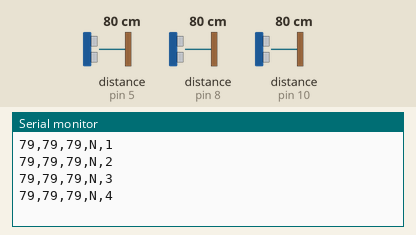
The sketch below on a simulated Arduino Uno, built with avr-gcc and run on an emulated ATmega328P. Shown: the last lines printed to the serial monitor. Wiring (inferred from the names in the program): 3 × ultrasonic range finder: trigger pin 6, echo pin 5 / trigger pin 7, echo pin 8 / trigger pin 9, echo pin 10. Inputs (shaded band) come from the test bench; at power-on: distance to the obstacle (sensors on pin 5, pin 8, pin 10) 80 cm. The echo pulse lasts 58.3 µs per cm.

Above: at 1.2 s.
1.3 s: distance to the obstacle (sensor on pin 5) set to 35 cm
At 3.26 s:
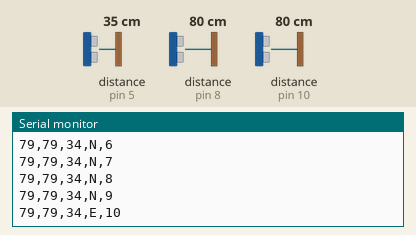
4.3 s: distance to the obstacle (sensor on pin 8) set to 2 cm
At 6.36 s:
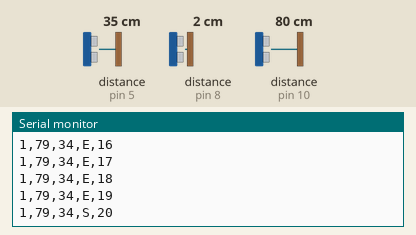
7.3 s: distance to the obstacle (sensor on pin 5) set to 250 cm
At 9.54 s:
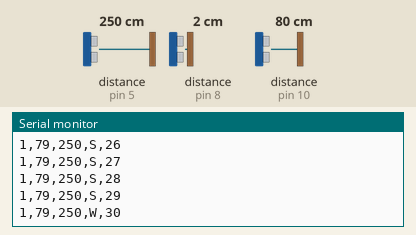
10.3 s: distance to the obstacle (sensor on pin 10) set to 2 cm
At 10.51 s:
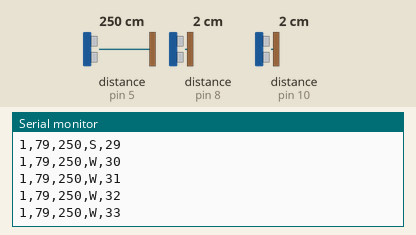
11.8 s: distance to the obstacle (sensor on pin 8) set to 4 cm
At 12.09 s:
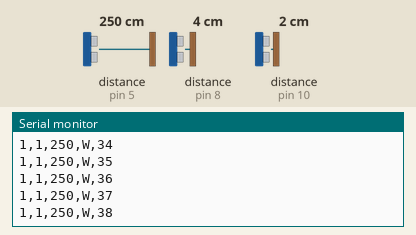
13.3 s: distance to the obstacle (sensor on pin 10) set to 4 cm
At 13.36 s:
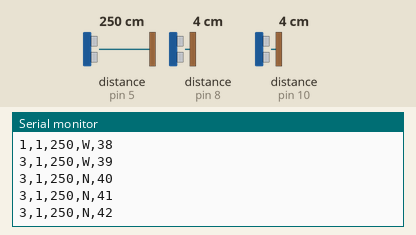
Timing chart, 0 to 15.8 s (numbered marks = the images above; inputs shaded):
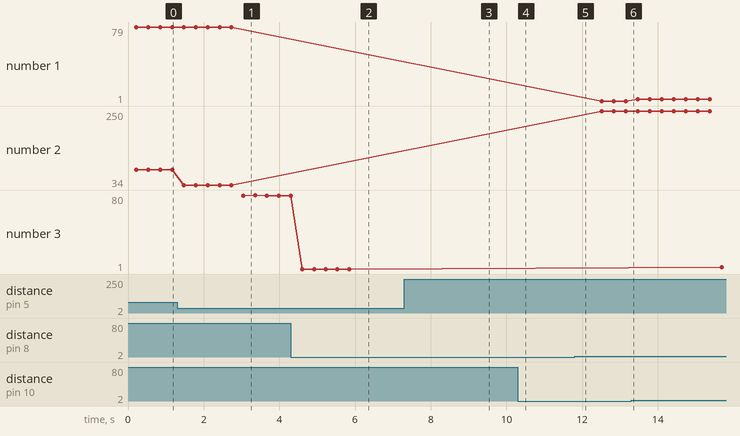

Measured:
- after the input at 1.3 s, the serial monitor: prints a new line after 0.18 s (image 1)
- after the input at 4.3 s, the serial monitor: prints a new line after 0.31 s (image 2)
- after the input at 7.3 s, the serial monitor: prints a new line after 0.10 s (image 3)
- plotted number 2: 79 → 34 after the input at 1.3 s
- plotted number 3: 79 → 1 after the input at 4.3 s

The sketch:

arduino_code.ino
```cpp
const int trigPinLeft = 7;
const int echoPinLeft = 8;
const int trigPinFront = 9;
const int echoPinFront = 10;
const int trigPinRight = 6;
const int echoPinRight = 5;

// Variables to store the current direction and movement steps
char direction = 'N'; // N = North, S = South, E = East, W = West
int step = 0;

void setup() {
  Serial.begin(9600);

  pinMode(trigPinLeft, OUTPUT);
  pinMode(echoPinLeft, INPUT);
  pinMode(trigPinFront, OUTPUT);
  pinMode(echoPinFront, INPUT);
  pinMode(trigPinRight, OUTPUT);
  pinMode(echoPinRight, INPUT);
}

long readUltrasonicDistance(int trigPin, int echoPin) {
  digitalWrite(trigPin, LOW);
  delayMicroseconds(2);
  digitalWrite(trigPin, HIGH);
  delayMicroseconds(10);
  digitalWrite(trigPin, LOW);

  long duration = pulseIn(echoPin, HIGH);
  long distance = duration / 58.2; // Convert the time into distance in cm
  return distance;
}

void loop() {
  long distanceLeft = readUltrasonicDistance(trigPinLeft, echoPinLeft);
  delay(100); // Small delay to avoid interference
  long distanceFront = readUltrasonicDistance(trigPinFront, echoPinFront);
  delay(100); // Small delay to avoid interference
  long distanceRight = readUltrasonicDistance(trigPinRight, echoPinRight);

  // Simulate movement and direction (update this part with real data from RC car controls)
  // Example of updating direction and steps
  // Here we are simulating: step increases every loop, direction changes every 10 steps
  step++;
  if (step % 10 == 0) {
    if (direction == 'N') direction = 'E';
    else if (direction == 'E') direction = 'S';
    else if (direction == 'S') direction = 'W';
    else if (direction == 'W') direction = 'N';
  }

  Serial.print(distanceLeft);
  Serial.print(",");
  Serial.print(distanceFront);
  Serial.print(",");
  Serial.print(distanceRight);
  Serial.print(",");
  Serial.print(direction);
  Serial.print(",");
  Serial.println(step);

  delay(100); // Delay between readings
}
```
